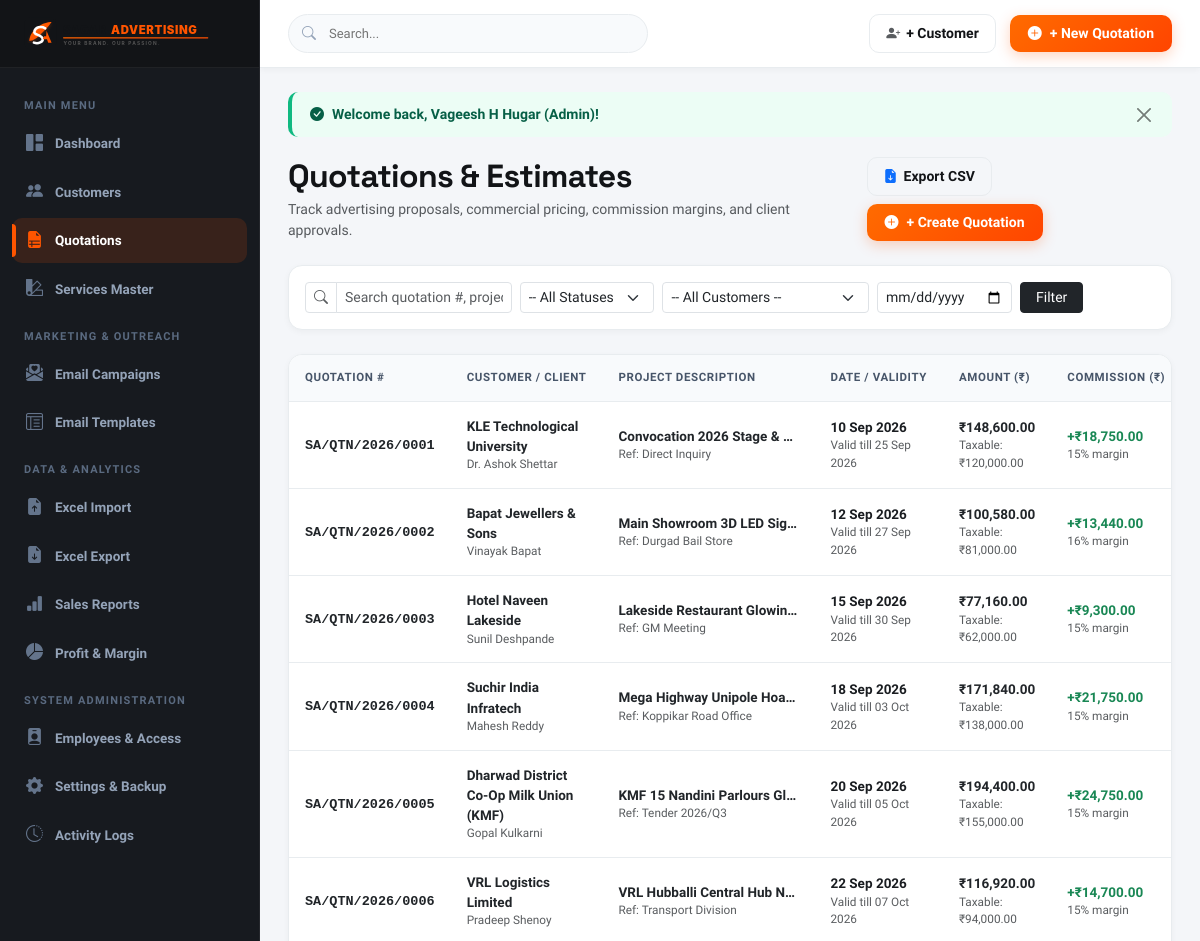
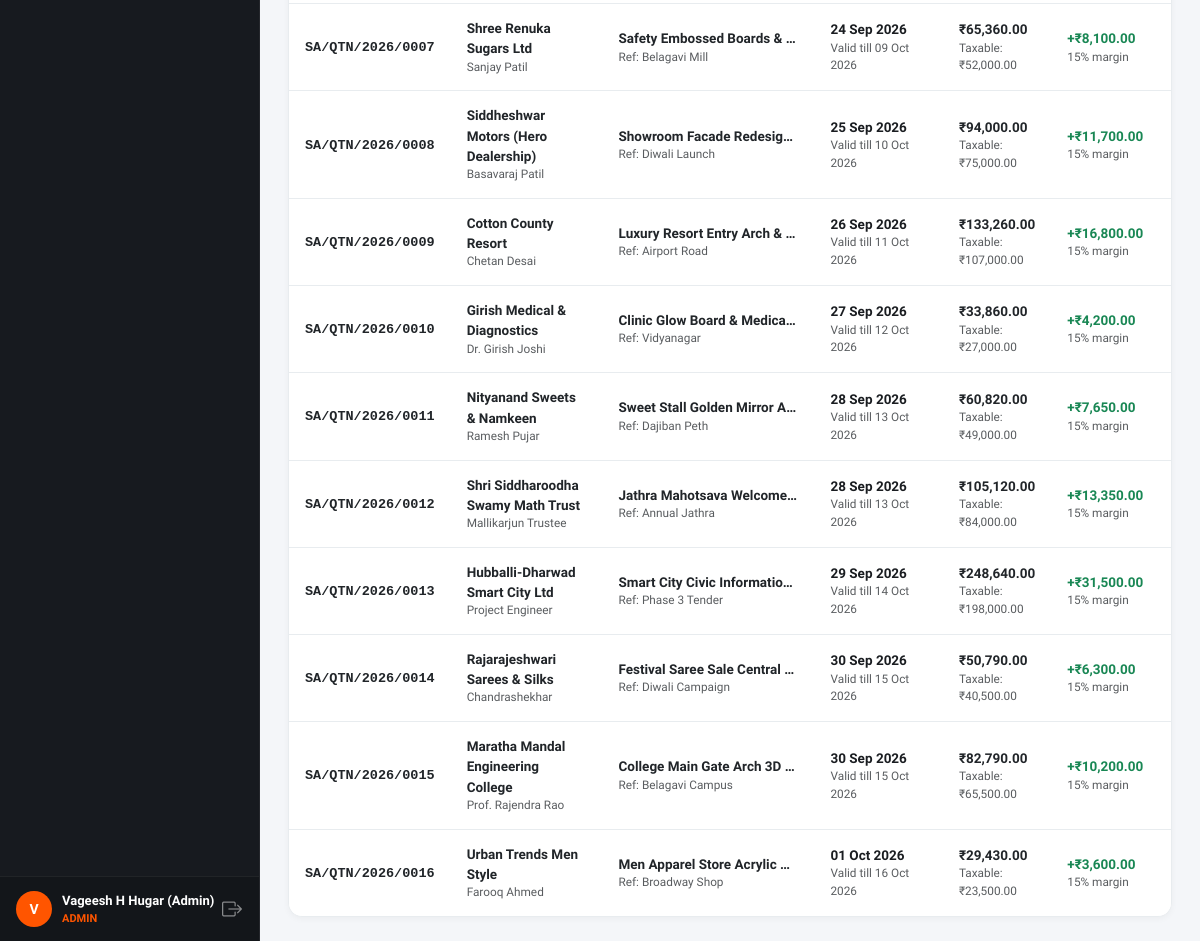
The page /quotations (signed in) on the database its author committed (2 pictures, top to bottom).
### tables this page shows
CREATE TABLE `quotations` (
  `id` int(11) NOT NULL AUTO_INCREMENT,
  `quotation_number` varchar(100) NOT NULL,
  `quotation_date` date NOT NULL,
  `valid_until` date NOT NULL,
  `customer_id` int(11) NOT NULL,
  `sales_person_id` int(11) DEFAULT NULL,
  `project_name` varchar(255) DEFAULT NULL,
  `reference` varchar(255) DEFAULT NULL,
  `notes` text DEFAULT NULL,
  `terms_and_conditions` text DEFAULT NULL,
  `payment_terms` varchar(255) DEFAULT '50% Advance, 50% upon delivery/installation',
  `delivery_time` varchar(100) DEFAULT '3 to 7 working days',
  `commission_mode` enum('markup','margin') DEFAULT 'markup',
  `subtotal` decimal(14,2) DEFAULT 0.00,
  `total_commission` decimal(14,2) DEFAULT 0.00,
  `discount_amount` decimal(14,2) DEFAULT 0.00,
  `taxable_amount` decimal(14,2) DEFAULT 0.00,
  `gst_rate` decimal(5,2) DEFAULT 18.00,
  `gst_amount` decimal(14,2) DEFAULT 0.00,
  `transportation_charges` decimal(14,2) DEFAULT 0.00,
  `installation_charges` decimal(14,2) DEFAULT 0.00,
  `round_off` decimal(8,2) DEFAULT 0.00,
  `grand_total` decimal(14,2) DEFAULT 0.00,
  `status` enum('Draft','Sent','Viewed','Under Discussion','Approved','Rejected','Expired','Converted') DEFAULT 'Draft',
  `view_token` varchar(64) DEFAULT NULL,
  `viewed_at` datetime DEFAULT NULL,
  `sent_at` datetime DEFAULT NULL,
  `created_at` datetime DEFAULT current_timestamp(),
  `updated_at` datetime DEFAULT current_timestamp() ON UPDATE current_timestamp(),
  PRIMARY KEY (`id`),
  UNIQUE KEY `quotation_number` (`quotation_number`),
  UNIQUE KEY `view_token` (`view_token`),
  KEY `customer_id` (`customer_id`),
  KEY `sales_person_id` (`sales_person_id`),
  KEY `idx_quote_status` (`status`),
  KEY `idx_quote_date` (`quotation_date`),
  CONSTRAINT `quotations_ibfk_1` FOREIGN KEY (`customer_id`) REFERENCES `customers` (`id`),
  CONSTRAINT `quotations_ibfk_2` FOREIGN KEY (`sales_person_id`) REFERENCES `users` (`id`) ON DELETE SET NULL
);

CREATE TABLE `customers` (
  `id` int(11) NOT NULL AUTO_INCREMENT,
  `customer_code` varchar(50) NOT NULL,
  `company_name` varchar(200) NOT NULL,
  `contact_person` varchar(150) NOT NULL,
  `mobile` varchar(30) NOT NULL,
  `alternate_mobile` varchar(30) DEFAULT NULL,
  `email` varchar(191) DEFAULT NULL,
  `whatsapp` varchar(30) DEFAULT NULL,
  `address` text DEFAULT NULL,
  `city` varchar(100) DEFAULT 'Hubballi',
  `state` varchar(100) DEFAULT 'Karnataka',
  `pincode` varchar(20) DEFAULT '580024',
  `gstin` varchar(50) DEFAULT NULL,
  `customer_type` enum('Individual','Business','Dealer','Corporate','Existing Client','New Client') DEFAULT 'Business',
  `source` varchar(100) DEFAULT 'Direct Visit',
  `notes` text DEFAULT NULL,
  `assigned_employee_id` int(11) DEFAULT NULL,
  `status` enum('Lead','Active','Inactive','Lost') DEFAULT 'Active',
  `marketing_opt_in` tinyint(1) DEFAULT 1,
  `created_at` datetime DEFAULT current_timestamp(),
  `updated_at` datetime DEFAULT current_timestamp() ON UPDATE current_timestamp(),
  `deleted_at` datetime DEFAULT NULL,
  PRIMARY KEY (`id`),
  UNIQUE KEY `customer_code` (`customer_code`),
  KEY `assigned_employee_id` (`assigned_employee_id`),
  KEY `idx_cust_mobile` (`mobile`),
  KEY `idx_cust_type` (`customer_type`),
  KEY `idx_cust_status` (`status`),
  KEY `idx_cust_city` (`city`),
  CONSTRAINT `customers_ibfk_1` FOREIGN KEY (`assigned_employee_id`) REFERENCES `users` (`id`) ON DELETE SET NULL
);

### backend/core/View.php (called while the page is built, shortened)
<?php
class View {
    public static function render(string $viewPath, array $data = [], string $layout = 'default'): void {
        extract($data, EXTR_SKIP);
        $viewFile = ROOT_PATH . '/views/' . ltrim($viewPath, '/') . '.php';
        require ROOT_PATH . '/views/layouts/header.php';
        require $viewFile;
        require ROOT_PATH . '/views/layouts/footer.php';
    }
}

### backend/core/Controller.php (called while the page is built, shortened)
<?php
require_once ROOT_PATH . '/config/config.php';
require_once ROOT_PATH . '/config/database.php';
require_once __DIR__ . '/View.php';
abstract class Controller {
    protected function view(string $viewPath, array $data = [], string $layout = 'default'): void {
        View::render($viewPath, $data, $layout);
    }
}

### backend/controllers/QuotationController.php (called while the page is built, shortened)
<?php
require_once ROOT_PATH . '/backend/core/Controller.php';
class QuotationController extends Controller {
    public function index(): void {
        $status = trim((string)$this->input('status', ''));
        $search = trim((string)$this->input('search', ''));
        $customer = trim((string)$this->input('customer', ''));
        $dateFrom = trim((string)$this->input('from', ''));
        $dateTo = trim((string)$this->input('to', ''));
        $conditions = ["1=1"];
        $params = [];
        $whereClause = implode(' AND ', $conditions);
        $quotations = DB::fetchAll(
            "SELECT q.*, c.company_name, c.contact_person, c.mobile, c.email, u.name as sales_person_name
             FROM `quotations` q
             JOIN `customers` c ON q.customer_id = c.id
             LEFT JOIN `users` u ON q.sales_person_id = u.id
             WHERE {$whereClause}
             ORDER BY q.created_at DESC",
            $params
        );
        $customers = DB::fetchAll("SELECT id, company_name FROM `customers` WHERE deleted_at IS NULL ORDER BY company_name ASC");
        $this->view('quotations/index', [
            'quotations' => $quotations,
            'customers'  => $customers,
            'filters'    => [
                'status'   => $status,
                'search'   => $search,
                'customer' => $customer,
                'from'     => $dateFrom,
                'to'       => $dateTo
            ]
        ]);
    }
}

### index.php (called while the page is built, shortened)
<?php
require_once __DIR__ . '/config/config.php';
App::run();

### config/config.php (called while the page is built, shortened)
<?php
function url(string $path = ''): string {
    $trimmed = ltrim($path, '/');
    return BASE_URL . ($trimmed ? '/' . $trimmed : '');
}
function e(?string $string): string {
    return htmlspecialchars((string)$string, ENT_QUOTES, 'UTF-8');
}
function format_currency(float|int|string|null $amount, bool $includeSymbol = true): string {
    $amt = (float)($amount ?? 0);
    $formatted = number_format($amt, 2, '.', ',');
    return ($includeSymbol ? '₹' : '') . $formatted;
}

### config/database.php (called while the page is built, shortened)
<?php
class DB {
    private static ?PDO $instance = null;
    public static function connect(): PDO {
        if (self::$instance === null) {
            $host = getenv('DB_HOST') ?: '127.0.0.1';
            $port = getenv('DB_PORT') ?: '3306';
            $dbname = getenv('DB_NAME') ?: 'sagar_advertising_crm';
            $user = getenv('DB_USER') ?: 'root';
            $pass = getenv('DB_PASS') ?: '';
            try {
                self::$instance = new PDO(
                    "mysql:host={$host};port={$port};dbname={$dbname};charset=utf8mb4",
                    $user,
                    $pass,
                    [
                        PDO::ATTR_ERRMODE            => PDO::ERRMODE_EXCEPTION,
                        PDO::ATTR_DEFAULT_FETCH_MODE => PDO::FETCH_ASSOC,
                        PDO::ATTR_EMULATE_PREPARES   => false,
                    ]
                );
            } catch (PDOException $e) {
                http_response_code(500);
                die("Database Connection Error: " . $e->getMessage());
            }
        }
        return self::$instance;
    }
    public static function query(string $sql, array $params = []): PDOStatement {
        $stmt = self::connect()->prepare($sql);
        $stmt->execute($params);
        return $stmt;
    }
    public static function fetchAll(string $sql, array $params = []): array {
        return self::query($sql, $params)->fetchAll();
    }
}

### views/quotations/index.php (the view, shortened to what this page needs)
<div class="d-flex flex-column flex-md-row justify-content-between align-items-md-center gap-3 mb-4">
    <div>
        <h2 class="fw-black mb-1" style="font-family: 'Space Grotesk', sans-serif;">Quotations & Estimates</h2>
        <p class="text-muted mb-0">Track advertising proposals, commercial pricing, commission margins, and client approvals.</p>
    </div>
    <div class="d-flex align-items-center gap-2 flex-wrap">
        <a href="<?= url('excel/export-quotations?' . http_build_query($filters)) ?>" class="btn-brand-outline">
            <i class="bi bi-file-earmark-arrow-down-fill text-primary"></i>
            <span>Export CSV</span>
        </a>
        <a href="<?= url('quotations/builder') ?>" class="btn-brand-primary">
            <i class="bi bi-plus-circle-fill"></i>
            <span>+ Create Quotation</span>
        </a>
    </div>
</div>
<div class="card-brand mb-4">
    <div class="card-body p-3">
        <form method="GET" action="<?= url('quotations') ?>" class="row g-2 align-items-center">
            <div class="col-12 col-md-3">
                <div class="input-group input-group-sm">
                    <span class="input-group-text bg-white"><i class="bi bi-search text-muted"></i></span>
                    <input type="text" class="form-control" name="search" placeholder="Search quotation #, project, client..." value="<?= e($filters['search']) ?>">
                </div>
            </div>
            <div class="col-6 col-md-2">
                <select name="status" class="form-select form-select-sm">
                    <option value="">-- All Statuses --</option>
                </select>
            </div>
            <div class="col-6 col-md-3">
                <select name="customer" class="form-select form-select-sm">
                    <option value="">-- All Customers --</option>
                </select>
            </div>
            <div class="col-6 col-md-2">
                <input type="date" class="form-control form-control-sm" name="from" value="<?= e($filters['from']) ?>" placeholder="From Date">
            </div>
            <div class="col-6 col-md-1">
                <button type="submit" class="btn btn-sm btn-dark w-100">Filter</button>
            </div>
        </form>
    </div>
</div>
<div class="table-brand-wrap">
    <div class="table-responsive">
        <table class="table-brand table">
            <thead>
                <tr>
                    <th style="width: 140px;">Quotation #</th>
                    <th>Customer / Client</th>
                    <th>Project Description</th>
                    <th>Date / Validity</th>
                    <th>Amount (₹)</th>
                    <th>Commission (₹)</th>
                </tr>
            </thead>
            <tbody>
                <?php if (empty($quotations)): ?>
                    <tr>
                        <td colspan="9" class="text-center py-5 text-muted">
                            <i class="bi bi-file-earmark-x fs-1 d-block mb-2 text-muted"></i>
                            No quotations found matching your criteria.
                        </td>
                    </tr>
                <?php else: ?>
                    <?php foreach ($quotations as $q): ?>
                    <tr>
                        <td>
                            <a href="<?= url('quotations/view?id=' . $q['id']) ?>" class="fw-bold text-dark text-decoration-none font-monospace">
                                <?= e($q['quotation_number']) ?>
                            </a>
                        </td>
                        <td>
                            <a href="<?= url('customers/detail?id=' . $q['customer_id']) ?>" class="fw-bold text-dark text-decoration-none">
                                <?= e($q['company_name']) ?>
                            </a>
                            <div class="small text-muted"><?= e($q['contact_person']) ?></div>
                        </td>
                        <td>
                            <div class="fw-bold text-dark text-truncate" style="max-width: 180px;"><?= e($q['project_name'] ?: 'Advertising Work') ?></div>
                            <?php if (!empty($q['reference'])): ?>
                                <div class="small text-muted">Ref: <?= e($q['reference']) ?></div>
                            <?php endif; ?>
                        </td>
                        <td>
                            <div class="fw-bold"><?= date('d M Y', strtotime($q['quotation_date'])) ?></div>
                            <div class="small text-muted">Valid till <?= date('d M Y', strtotime($q['valid_until'])) ?></div>
                        </td>
                        <td>
                            <div class="fw-bold text-dark"><?= format_currency($q['grand_total']) ?></div>
                            <div class="small text-muted">Taxable: <?= format_currency($q['taxable_amount']) ?></div>
                        </td>
                        <td>
                            <div class="fw-bold text-success">+<?= format_currency($q['total_commission']) ?></div>
                            <div class="small text-muted">
                                <?= $q['subtotal'] > 0 ? round(($q['total_commission'] / $q['subtotal']) * 100, 1) : 0 ?>% margin
                            </div>
                        </td>
                    </tr>
                    <?php endforeach; ?>
                <?php endif; ?>
            </tbody>
        </table>
    </div>
</div>

### assets/css/brand.css (style rules this page uses)
:root { --brand-orange: #FF5500; --brand-orange-hover: #E64C00; --brand-orange-glow: rgba(255, 85, 0, 0.25); --brand-orange-subtle: #FFF5EE; --brand-dark: #121417; --brand-sidebar: #171A1F; --brand-sidebar-hover: #22262E; --brand-card-bg: #FFFFFF; --brand-bg: #F4F6F9; --brand-border: #E8ECEF; --brand-text-main: #1A1D21; --brand-text-muted: #6C757D; --brand-success: #10B981; --brand-warning: #F59E0B; --brand-danger: #EF4444; --brand-info: #3B82F6; --sidebar-width: 260px; --topbar-height: 68px; --radius-sm: 6px; --radius-md: 10px; --radius-lg: 14px; --shadow-sm: 0 2px 6px rgba(18, 20, 23, 0.04); --shadow-md: 0 8px 24px rgba(18, 20, 23, 0.06); --shadow-lg: 0 16px 36px rgba(18, 20, 23, 0.1); }
body { font-family: 'Plus Jakarta Sans', -apple-system, BlinkMacSystemFont, 'Segoe UI', Roboto, sans-serif; background-color: var(--brand-bg); color: var(--brand-text-main); margin: 0; padding: 0; font-size: 14px; line-height: 1.5; -webkit-font-smoothing: antialiased; }
h1, h2, h3, h4, h5, h6 { color: var(--brand-dark); font-weight: 700; letter-spacing: -0.02em; }
.btn-brand-primary { background: linear-gradient(135deg, #FF6B00 0%, #FF4500 100%); color: #FFFFFF !important; border: none; font-weight: 700; padding: 8px 18px; border-radius: var(--radius-md); box-shadow: 0 4px 14px var(--brand-orange-glow); transition: all 0.25s ease; display: inline-flex; align-items: center; gap: 8px; text-decoration: none; cursor: pointer; }
.btn-brand-outline { background: transparent; color: var(--brand-dark); border: 1px solid var(--brand-border); font-weight: 600; padding: 8px 16px; border-radius: var(--radius-md); transition: all 0.2s ease; display: inline-flex; align-items: center; gap: 6px; text-decoration: none; }
.card-brand { background: #FFFFFF; border: 1px solid var(--brand-border); border-radius: var(--radius-lg); box-shadow: var(--shadow-sm); transition: transform 0.2s ease, box-shadow 0.2s ease; overflow: hidden; }
.card-brand .card-body { padding: 20px; }

### assets/css/components.css (style rules this page uses)
.table-brand-wrap { background: #FFFFFF; border-radius: var(--radius-lg); border: 1px solid var(--brand-border); overflow: hidden; box-shadow: var(--shadow-sm); }
.table-responsive { -webkit-overflow-scrolling: touch; }
.table-brand { width: 100%; margin-bottom: 0; vertical-align: middle; border-color: var(--brand-border); }
.table-brand thead th { background-color: #F8FAFC; color: #475569; font-size: 11.5px; font-weight: 700; text-transform: uppercase; letter-spacing: 0.6px; padding: 14px 16px; border-bottom: 1px solid var(--brand-border); white-space: nowrap; }
.table-brand tbody td { padding: 14px 16px; font-size: 13.5px; color: var(--brand-text-main); border-bottom: 1px solid var(--brand-border); }
.table-brand tbody tr:last-child td { border-bottom: none; }

### rows shown on the page
quotations: quotation_number "SA/QTN/2026/0001", customer.company_name "KLE Technological University", customer.contact_person "Dr. Ashok Shettar", project_name "Convocation 2026 Stage &…", reference "Direct Inquiry", quotation_date "10 Sep 2026", valid_until "25 Sep 2026", grand_total "₹148,600.00", taxable_amount "₹120,000.00", total_commission "₹18,750.00", ($q['total_commission'] / $q['subtotal']) * 100 "15"
quotations: quotation_number "SA/QTN/2026/0002", customer.company_name "Bapat Jewellers & Sons", customer.contact_person "Vinayak Bapat", project_name "Main Showroom 3D LED Sig…", reference "Durgad Bail Store", quotation_date "12 Sep 2026", valid_until "27 Sep 2026", grand_total "₹100,580.00", taxable_amount "₹81,000.00", total_commission "₹13,440.00", ($q['total_commission'] / $q['subtotal']) * 100 "16"
quotations: quotation_number "SA/QTN/2026/0003", customer.company_name "Hotel Naveen Lakeside", customer.contact_person "Sunil Deshpande", project_name "Lakeside Restaurant Glowin…", reference "GM Meeting", quotation_date "15 Sep 2026", valid_until "30 Sep 2026", grand_total "₹77,160.00", taxable_amount "₹62,000.00", total_commission "₹9,300.00", ($q['total_commission'] / $q['subtotal']) * 100 "15"
quotations: quotation_number "SA/QTN/2026/0004", customer.company_name "Suchir India Infratech", customer.contact_person "Mahesh Reddy", project_name "Mega Highway Unipole Hoa…", reference "Koppikar Road Office", quotation_date "18 Sep 2026", valid_until "03 Oct 2026", grand_total "₹171,840.00", taxable_amount "₹138,000.00", total_commission "₹21,750.00", ($q['total_commission'] / $q['subtotal']) * 100 "15"
quotations: quotation_number "SA/QTN/2026/0005", customer.company_name "Dharwad District Co-Op Milk Union (KMF)", customer.contact_person "Gopal Kulkarni", project_name "KMF 15 Nandini Parlours Gl…", reference "Tender 2026/Q3", quotation_date "20 Sep 2026", valid_until "05 Oct 2026", grand_total "₹194,400.00", taxable_amount "₹155,000.00", total_commission "₹24,750.00", ($q['total_commission'] / $q['subtotal']) * 100 "15"
quotations: quotation_number "SA/QTN/2026/0006", customer.company_name "VRL Logistics Limited", customer.contact_person "Pradeep Shenoy", project_name "VRL Hubballi Central Hub N…", reference "Transport Division", quotation_date "22 Sep 2026", valid_until "07 Oct 2026", grand_total "₹116,920.00", taxable_amount "₹94,000.00", total_commission "₹14,700.00", ($q['total_commission'] / $q['subtotal']) * 100 "15"
quotations: quotation_number "SA/QTN/2026/0007", customer.company_name "Shree Renuka Sugars Ltd", customer.contact_person "Sanjay Patil", project_name "Safety Embossed Boards &…", reference "Belagavi Mill", quotation_date "24 Sep 2026", valid_until "09 Oct 2026", grand_total "₹65,360.00", taxable_amount "₹52,000.00", total_commission "₹8,100.00", ($q['total_commission'] / $q['subtotal']) * 100 "15"
quotations: quotation_number "SA/QTN/2026/0008", customer.company_name "Siddheshwar Motors (Hero Dealership)", customer.contact_person "Basavaraj Patil", project_name "Showroom Facade Redesig…", reference "Diwali Launch", quotation_date "25 Sep 2026", valid_until "10 Oct 2026", grand_total "₹94,000.00", taxable_amount "₹75,000.00", total_commission "₹11,700.00", ($q['total_commission'] / $q['subtotal']) * 100 "15"
quotations: quotation_number "SA/QTN/2026/0009", customer.company_name "Cotton County Resort", customer.contact_person "Chetan Desai", project_name "Luxury Resort Entry Arch &…", reference "Airport Road", quotation_date "26 Sep 2026", valid_until "11 Oct 2026", grand_total "₹133,260.00", taxable_amount "₹107,000.00", total_commission "₹16,800.00", ($q['total_commission'] / $q['subtotal']) * 100 "15"
quotations: quotation_number "SA/QTN/2026/0010", customer.company_name "Girish Medical & Diagnostics", customer.contact_person "Dr. Girish Joshi", project_name "Clinic Glow Board & Medica…", reference "Vidyanagar", quotation_date "27 Sep 2026", valid_until "12 Oct 2026", grand_total "₹33,860.00", taxable_amount "₹27,000.00", total_commission "₹4,200.00", ($q['total_commission'] / $q['subtotal']) * 100 "15"
quotations: quotation_number "SA/QTN/2026/0011", customer.company_name "Nityanand Sweets & Namkeen", customer.contact_person "Ramesh Pujar", project_name "Sweet Stall Golden Mirror A…", reference "Dajiban Peth", quotation_date "28 Sep 2026", valid_until "13 Oct 2026", grand_total "₹60,820.00", taxable_amount "₹49,000.00", total_commission "₹7,650.00", ($q['total_commission'] / $q['subtotal']) * 100 "15"
quotations: quotation_number "SA/QTN/2026/0012", customer.company_name "Shri Siddharoodha Swamy Math Trust", customer.contact_person "Mallikarjun Trustee", project_name "Jathra Mahotsava Welcome…", reference "Annual Jathra", quotation_date "28 Sep 2026", valid_until "13 Oct 2026", grand_total "₹105,120.00", taxable_amount "₹84,000.00", total_commission "₹13,350.00", ($q['total_commission'] / $q['subtotal']) * 100 "15"
quotations: quotation_number "SA/QTN/2026/0013", customer.company_name "Hubballi-Dharwad Smart City Ltd", customer.contact_person "Project Engineer", project_name "Smart City Civic Informatio…", reference "Phase 3 Tender", quotation_date "29 Sep 2026", valid_until "14 Oct 2026", grand_total "₹248,640.00", taxable_amount "₹198,000.00", total_commission "₹31,500.00", ($q['total_commission'] / $q['subtotal']) * 100 "15"
quotations: quotation_number "SA/QTN/2026/0014", customer.company_name "Rajarajeshwari Sarees & Silks", customer.contact_person "Chandrashekhar", project_name "Festival Saree Sale Central…", reference "Diwali Campaign", quotation_date "30 Sep 2026", valid_until "15 Oct 2026", grand_total "₹50,790.00", taxable_amount "₹40,500.00", total_commission "₹6,300.00", ($q['total_commission'] / $q['subtotal']) * 100 "15"
quotations: quotation_number "SA/QTN/2026/0015", customer.company_name "Maratha Mandal Engineering College", customer.contact_person "Prof. Rajendra Rao", project_name "College Main Gate Arch 3D…", reference "Belagavi Campus", quotation_date "30 Sep 2026", valid_until "15 Oct 2026", grand_total "₹82,790.00", taxable_amount "₹65,500.00", total_commission "₹10,200.00", ($q['total_commission'] / $q['subtotal']) * 100 "15"
quotations: quotation_number "SA/QTN/2026/0016", customer.company_name "Urban Trends Men Style", customer.contact_person "Farooq Ahmed", project_name "Men Apparel Store Acrylic…", reference "Broadway Shop", quotation_date "01 Oct 2026", valid_until "16 Oct 2026", grand_total "₹29,430.00", taxable_amount "₹23,500.00", total_commission "₹3,600.00", ($q['total_commission'] / $q['subtotal']) * 100 "15"

### other values the page prints
substr($currentUser['name'] ?? 'U', 0, 1) "V"
$currentUser['name'] "Vageesh H Hugar (Admin)"
$currentUser['role'] "ADMIN"
$flash['message'] "Welcome back, Vageesh H Hugar (Admin)!"
